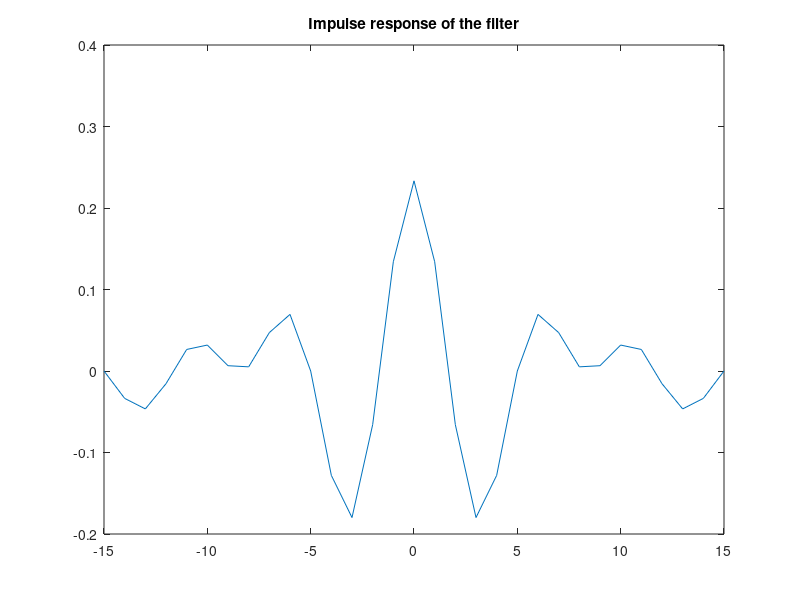
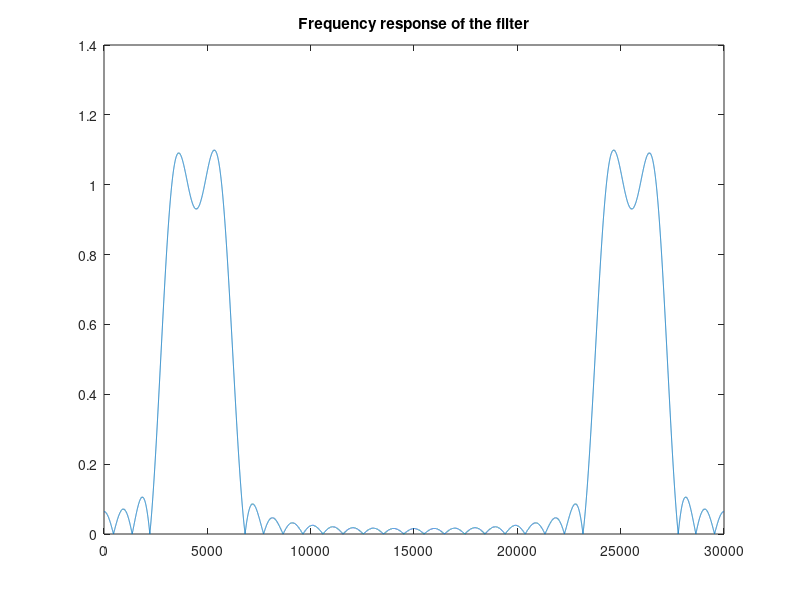

The MATLAB script that drew these images, in order: (Note: this script raises an error after producing the figures.)
%%%%%%%%%%%%%%%%%%%%%%%%%%%%%%%%%%%%%%%%%%%%%%%%%%%%%%%%
% Authors:   Arjun Joshi 
%            Prashant Bhut
%            Manish Patidar
%
% Version:  1.0
%%%%%%%%%%%%%%%%%%%%%%%%%%%%%%%%%%%%%%%%%%%%%%%%%%%%%%%%
clc;
clear;
% Code to sense gunshot
% y=audiorecorder(44000,8,1);
% recordblocking(y,2);
% data = getaudiodata(y);     % Received signal stored in data   
% wavwrite(data,44000,'gunshot');

fs= 30000;              % sampling frequency

% Bandwidth
Bl=3000;
Bh=Bl+3000;

%Analog frequencies
original_fs1=Bl-500     %stopband freq
original_fp1=Bl
original_fp2=Bh
original_fs2=Bh+500     %stopband freq
original_fc1=(original_fs1+original_fp1)/2
original_fc2=(original_fs2+original_fp2)/2


%Digital frequcy = Analog Frequency*2*pi/fs
Digital_Ws1=2*pi*original_fs1/fs
Digital_Wp1=2*pi*original_fp1/fs
Digital_Wp2=2*pi*original_fp2/fs
Digital_Ws2=2*pi*original_fs2/fs

% Cutoff frequencies for transition band
wc1=2*original_fc1/fs
wc2=2*original_fc2/fs

A=-20*log10(0.1)
deltaw=Digital_Ws2-Digital_Wp2;
%N=ceil((A-8)/(2.285*deltaw*2))+5

% Implemented a 15 order filter since limited by hardware on dsPIC
N=15
n=-N:N;

filter_ir=(wc2*sinc(wc2*n)-wc1*sinc(wc1*n));
% filter_ir=wc2*sinc(wc2*n);
plot(n,filter_ir);
title('Impulse response of the filter');

H_fr=abs(fft(filter_ir,30000));
H_fr1=zeros(30000,1);
H_fr1(:,1)=H_fr(1,:);
figure;
plot(H_fr1);
title('Frequency response of the filter');

[data fs] = wavread('gunshot');
figure;
plot(data);
title('Raw Data');
data1= fft(data,30000);          % using fft to simulate the required frequency of the filter
data1=abs(data1);
figure;
plot(data1);
title('data frequ.');
grid on;

filtered=data1.*H_fr1;
figure;
plot(filtered);
title('Output of the filter');

data_filtered=ifft(filtered);
figure;
plot(data_filtered);
title('IFFT of the filter output');

